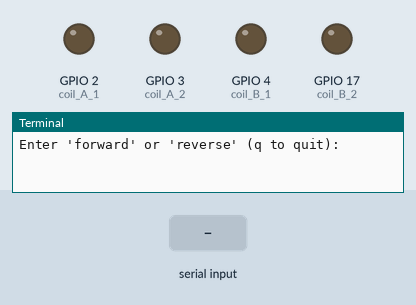
This program was run on a simulated Raspberry Pi (BCM pin numbers). Parts: output pins drawn as LEDs (lit = HIGH), the last lines printed to the terminal. The inputs (shaded band) are chosen by the test bench.

Above: at 1.2 s.
1.3 s: "forward" typed at the terminal, then Enter
At 2.1 s:
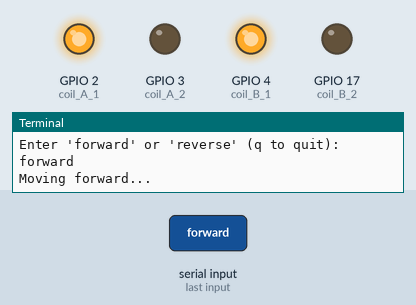
At 3.1 s:
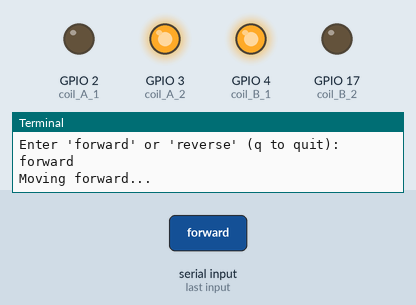
6.8 s: "reverse" typed at the terminal, then Enter
At 8.9 s:
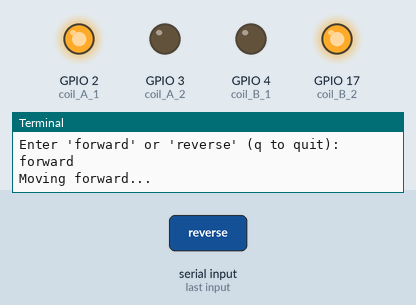
Timing chart, 0 to 17.8 s (numbered marks = the images above; inputs shaded):
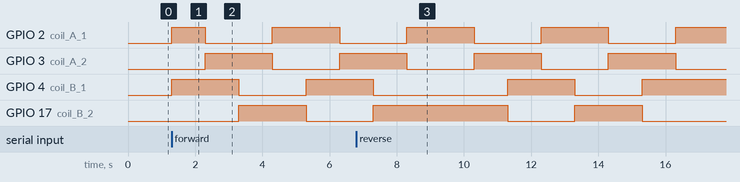

The program:

stepper_motor.py
```python
import RPi.GPIO as GPIO
import time

sequence = ['1010', '0110', '0101', '1001']
coil_A_1 = 2
coil_A_2 = 3
coil_B_1 = 4
coil_B_2 = 17
GPIO.setmode(GPIO.BCM)
GPIO.setup(coil_A_1, GPIO.OUT)
GPIO.setup(coil_A_2, GPIO.OUT)
GPIO.setup(coil_B_1, GPIO.OUT)
GPIO.setup(coil_B_2, GPIO.OUT)
def forward(steps):
    for _ in range(steps):
        for step in sequence:
            set_step(step)
            time.sleep(1)
def reverse(steps):
    for _ in range(steps):
        for step in reversed(sequence):
            set_step(step)
            time.sleep(1)
def set_step(step):
    GPIO.output(coil_A_1, int(step[0]))
    GPIO.output(coil_A_2, int(step[1]))
    GPIO.output(coil_B_1, int(step[2]))
    GPIO.output(coil_B_2, int(step[3]))
try:
    while True:
        direction = input("Enter 'forward' or 'reverse' (q to quit): ")
        if direction == 'q':
            break
        steps = 2
        if direction == 'forward':
            print("Moving forward...")
            forward(steps)
        elif direction == 'reverse':
            print("Moving reverse...")
            reverse(steps)
        else:
            print("Invalid input. Please enter 'forward' or 'reverse'.")

except KeyboardInterrupt:
    pass
GPIO.cleanup()
```

Measured:
- after the input at 1.3 s, GPIO 2 (coil_A_1): LOW → HIGH at once, → LOW 1.0 s later, → HIGH 2.0 s later, → LOW 2.0 s later; GPIO 3 (coil_A_2): LOW → HIGH after 1.0 s, → LOW 2.0 s later, → HIGH 2.0 s later; GPIO 4 (coil_B_1): LOW → HIGH at once, → LOW 2.0 s later, → HIGH 2.0 s later; GPIO 17 (coil_B_2): LOW → HIGH after 2.0 s, → LOW 2.0 s later
